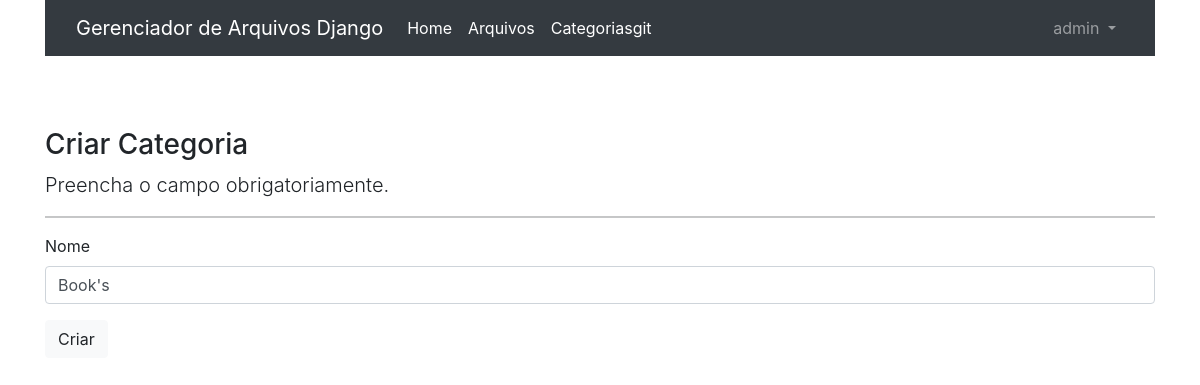
Before: /editar/categoria/1 (signed in) with the older database file.
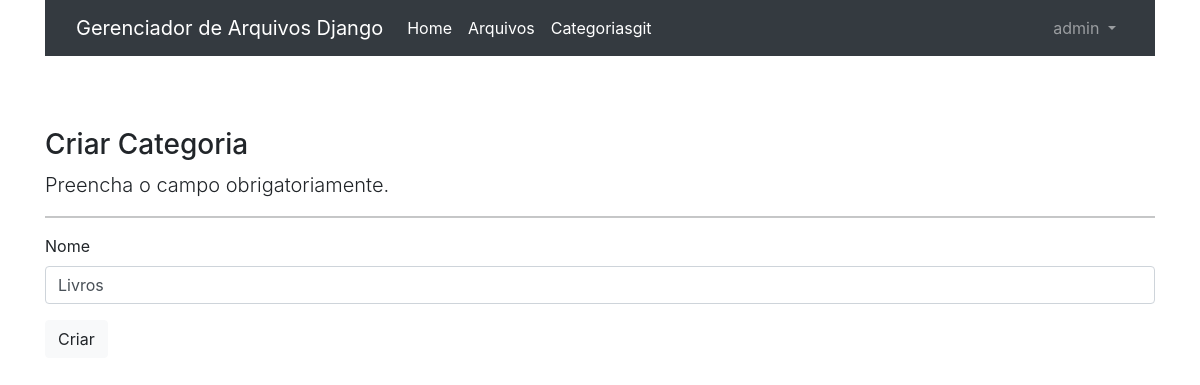
After: the same page with the newer database file.
### materiais/models.py (models this page shows, shortened)
class Categoria(models.Model):
    nome = models.CharField(max_length=50, unique=True)
    class Meta:
        ordering = ('nome',)

### materiais/views.py (the view)
class CategoriaUpdate(LoginRequiredMixin, UpdateView):
    login_url = reverse_lazy('login')
    model = Categoria
    fields = ['nome']
    template_name = 'materiais/form-categoria.html'
    success_url = reverse_lazy('listar-categorias')

### materiais/templates/materiais/form-categoria.html (shortened to what this page needs)
{% extends 'paginas/base.html' %}
{% load static %}
{% load crispy_forms_tags %}
{% block content %}
<h3>Criar Categoria</h3>
<p class="lead">
    Preencha o campo obrigatoriamente.
</p>
<hr>
<form action="" method="POST">
    {{ form|crispy }}
    <button type="submit" class="btn btn-light mt-8">Criar</button>
</form>
</div>
{% endblock %}

Changed rows visible on the page:
changed Categoria: nome "Book's" → "Livros"
